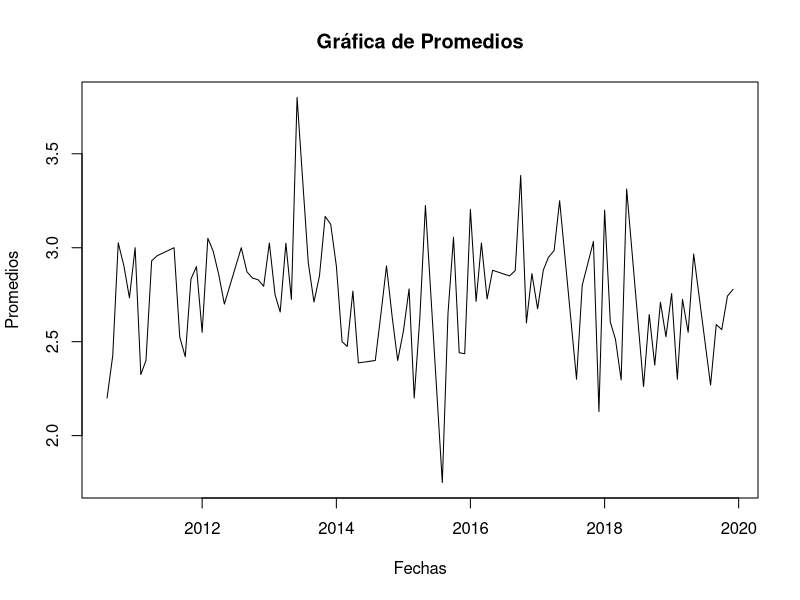
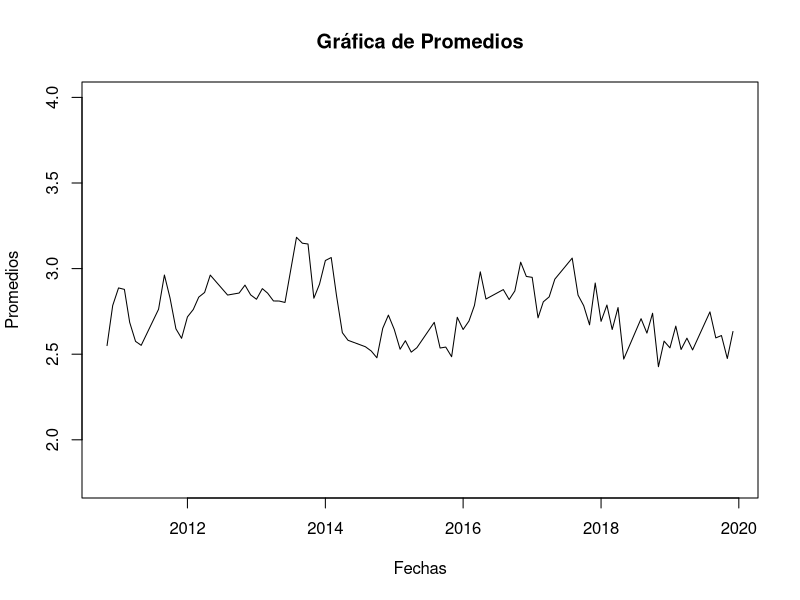
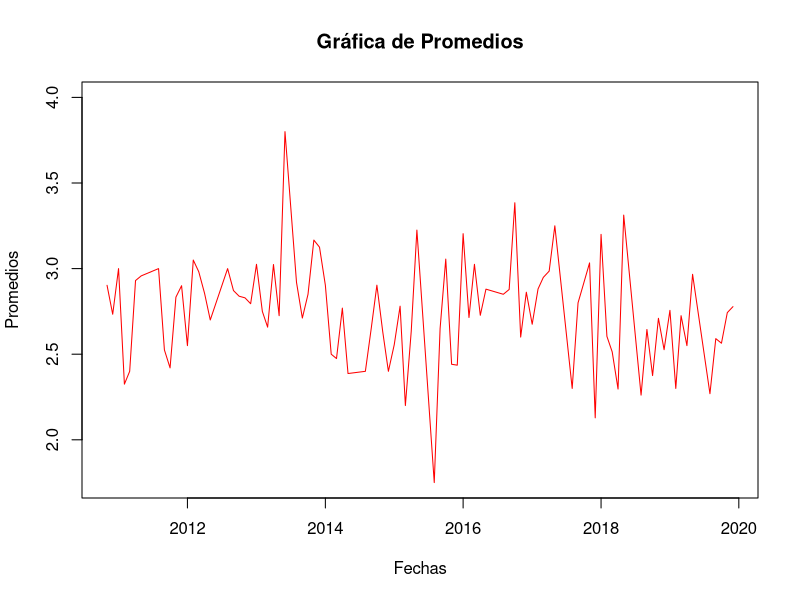

The R script that drew these images, in order:
#' En este postwork hacemos uso de las series de tiempo, debido a esto
#' nos cuestionamos si es posible utilizar R para generar algún método
#' para pronosticar los resultados. Por ello más adelante, generaremos
#' una hipótesis que nos permita resolver esta duda.


#' Comenzamos exportando las librerias necesarias.
library(dplyr)
library(lubridate)


#' Exportamos los datos de la carpeta y lo almacenamos en un
#' Data frame para poder cambiar el formato de fecha con mutate
setwd("c:/Users/gabri/Documents/BEDU/FASE II/Postwork/")

datos <- read.csv("match.data.csv")

head(datos)
dim(datos)
str(datos)
datos <- mutate(datos, date = as.Date(date, "%Y-%m-%d"))


#1
#' Creamos un vector suma con el número total de filas de nuestro
#' Data frame y por medio de un for creamos la suma de cada fila de goles.
#'
#' Seguido de esto usamos cbind para unir la nueva columna de suma a nuestro DF.
suma <- as.data.frame(c(1:3800))
tail(suma)

for (i in 1:3800) {
  suma[i,1] <- datos[i,3] + datos[i,5]

}
head(suma)
names(suma) <- "sumagoles"

datos <- cbind(datos,suma)


#2
#' Ahora utilizamos la paquetería de Lubridate para agrupar las fechas por meses
#' y por medio de su función summarise nos permite sacar el promedio para cada agrupación.
#' en este caso los agrupamos por mes, por lo que nos devuelve los promedios de goles por mes.
promedios <- datos %>%
  group_by(fecha = floor_date(datos$date, unit = "month")) %>%
  summarise(prom_goles = mean(sumagoles))

#3
#' Creamos una serie de tiempo que vaya del primer valor al valor 96 que equivale a
#' la fecha final 2019-12-01
promedios.ts <- ts(promedios$prom_goles,start = 1,end = 96)
tail(promedios.ts)

#4
#' Finalmente, graficamos nuestro resultado, donde x es igual a las fechas y Y a los promedios.
plot(promedios$fecha[1:96],promedios.ts, type = "l",
     xlab = "Fechas", ylab = "Promedios", main = "Gráfica de Promedios")



#' HIPOTESIS:
#' Por medio de la utilización de Promedios móviles ponderados deseamos realizar los pronósticos
#' de los partidos a partir de los promedios móviles de 3 meses.
#' Como hipótesis planteamos que el mínimo error al cuadrado de los pronósticos será menor a 0.5
#' H0: mínimo error de los cuadrados < 0.5
#' H1: H0 no es verdad


#' Para realizar los pronósticos creamos un data frame llamada prom.mov el cual por medio de una
#' función for generará los pronósticos con n = 3meses y los almacenará dentro de la posición
#' correspondiente de nuestro data frame, saltándose los primeros 3 valores debido a que son los que
#' se utilizaron para el pronóstico.
prom.mov <- as.data.frame(c(1:96))
for (j in 1:93) {
  prom.mov[j+3,1] <- (promedios[j,2] + promedios[j+1,2] + promedios[j+2,2])/3

}
names(prom.mov) <- "pronostico"

#' Hecho esto guardamos los datos de nuestros pronósticos en un nuevo data frame que además almacene
#' la suma de los goles por meses que utilizamos previamente para poder hacer la comparación.
promedios.nuevos <- cbind(promedios[1:96,],prom.mov)


#' Una vez que tenemos este nuevo data frame, obtendremos el valor de los errores de cada fila, para ello
#' debemos restar el valor de la suma de goles reales al pronóstico que generamos en esa fila y lo elevamos
#' al cuadrado. Para realizar esto utilizamos la función for nuevamente, la cual almacena estos valores
#' en un nuevo data frame llamada error.
error <- as.data.frame(c(1:96))
error[4,1] <- promedios.nuevos$prom_goles[4]
for (k in 4:95) {
  error[k+1,1] <- round((promedios.nuevos$prom_goles[k] - promedios.nuevos$pronostico[k])^2, 3)

}
names(error) <- "error"

#' Finalmente, obtenemos el promedio de los errores al cuadrado y verificamos que su valor es de 0.1486
#' lo que implica que el error mínimo de nuestros pronósticos es bastante pequeño y por ende aceptamos
#' H0 como verdadera.
error.prom <- mean(error[4:96,1])

#' Guardamos todos los valores dentro de un solo data frame
promedios.nuevos <- cbind(promedios.nuevos, error)

#' Creamos las gráficas del pronóstico y la de los valores reales para observar su comportamiento.
plot(promedios$fecha[4:96],promedios.nuevos[4:96,3], type = "l",
     xlab = "Fechas", ylab = "Promedios", main = "Gráfica de Promedios", ylim = c(1.75,4))

plot(promedios$fecha[4:96],promedios.nuevos[4:96,2], type = "l",
     xlab = "Fechas", ylab = "Promedios", main = "Gráfica de Promedios", ylim = c(1.75,4), col = "red")



#' CONCLUSIONES
#' Por medio del uso de series de tiempo podemos utilizar diferentes métodos de pronóstico empleados en
#' la actualidad para empresas que requieren reabastecer su almacén de productos y necesitan estimar
#' la cantidad a comprar de cada producto. Al utilizar R para obtener las series de tiempo podemos ahorrar
#' mucho tiempo para realizar los cálculos, además de que podemos cambiar rápidamente el método de
#' pronósticos utilizados, para ver cuál es el que mejor se adapta a nuestro modelo de datos, dando el
#' menor error posible.
